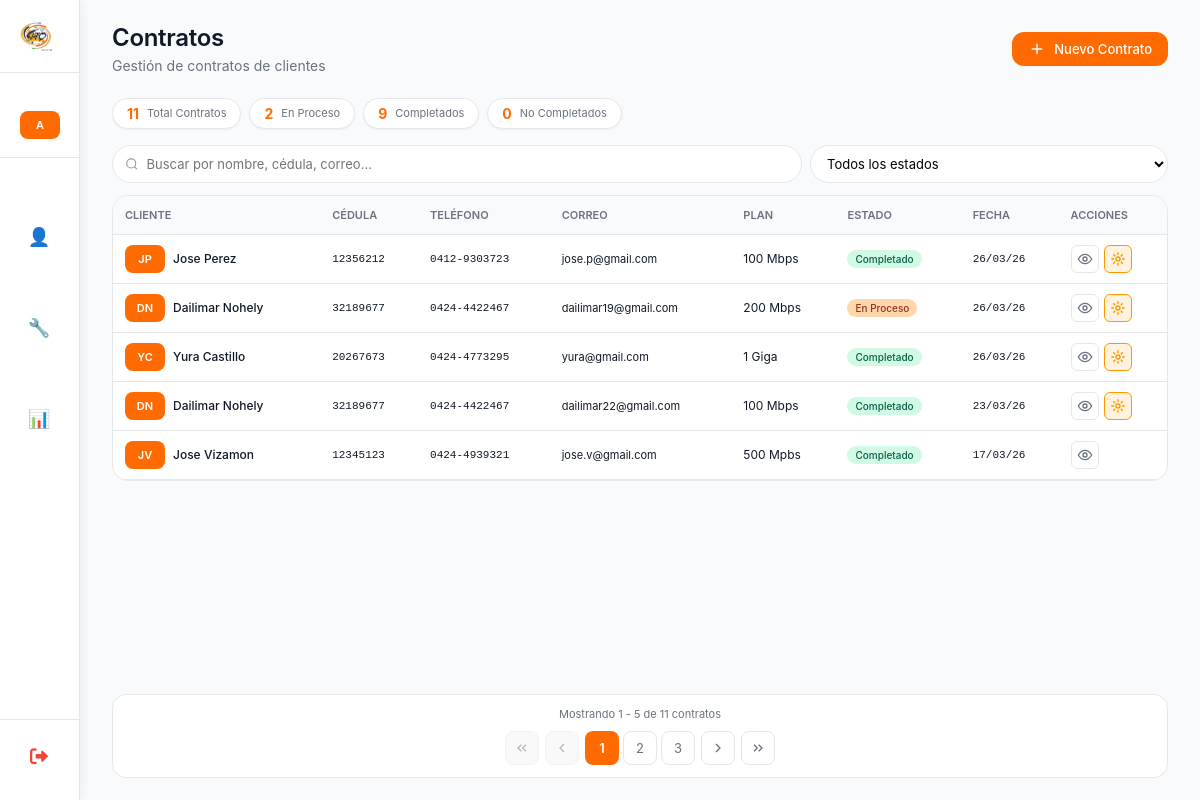
The page /lista_contratos/ (signed in) on the database as committed earlier.
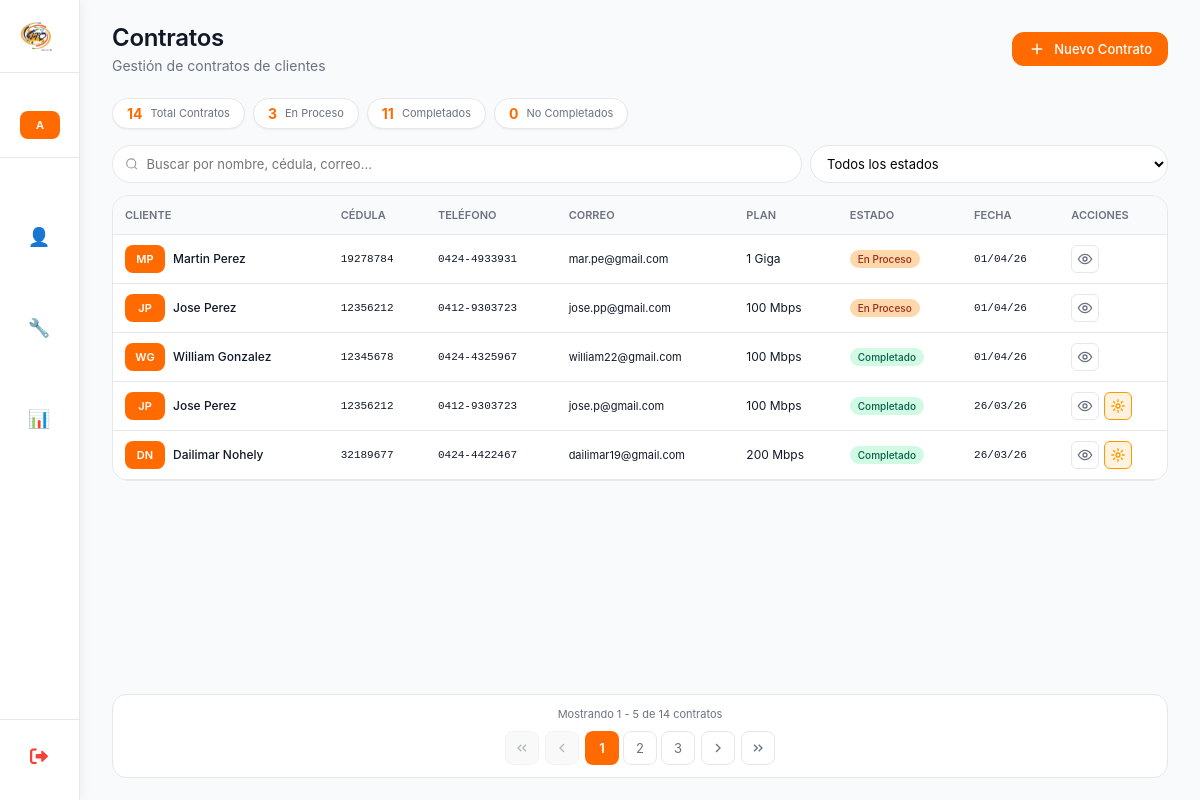
The same page on the database as committed later.
### myapp/models.py (models this page shows, shortened)
class ContratoCliente(models.Model):
    class SimplePlusChoices(models.TextChoices):
        SI = 'SI', 'Sí'
        NO = 'NO', 'No'
    class EstadoContrato(models.TextChoices):
        EN_PROCESO = 'EN_PROCESO', 'En Proceso'
        COMPLETADO = 'COMPLETADO', 'Completado'
        NO_COMPLETADO = 'NO_COMPLETADO', 'No Completado'
    cliente_potencial = models.ForeignKey('ClientePotencial',on_delete=models.CASCADE,related_name='contratos',verbose_name="Cliente Potencial")
    otro_telefono = models.CharField(max_length=20,verbose_name="Otro Teléfono",blank=True,null=True,help_text="Teléfono adicional de contacto")
    correo_electronico = models.EmailField(verbose_name="Correo Electrónico",max_length=254,unique=True)
    direccion_detallada = models.TextField(max_length=500,verbose_name="Dirección Detallada",help_text="Calle, avenida, urbanización, casa/edificio, piso, apartamento")
    fecha_nacimiento = models.DateField(verbose_name="Fecha de Nacimiento")
    plan_contratado = models.ForeignKey(Plan,on_delete=models.PROTECT,related_name='contratos',verbose_name="Plan a Contratar")
    simple_plus = models.CharField(max_length=2,choices=SimplePlusChoices.choices,default=SimplePlusChoices.NO,verbose_name="Simple Plus",help_text="¿El cliente tiene Simple Plus?")
    modalidad_equipo = models.ForeignKey(ModalidadEquipo,on_delete=models.PROTECT,related_name='contratos',verbose_name="Modalidad del Equipo")
    punto_referencia = models.CharField(max_length=255,verbose_name="Punto de Referencia",help_text="Referencia para encontrar la ubicación")
    tipo_vivienda = models.ForeignKey(TipoVivienda,on_delete=models.PROTECT,related_name='contratos',verbose_name="Tipo de Vivienda")
    numero_casa = models.CharField(max_length=50,verbose_name="Número de Casa/Edificio",help_text="Número de la casa, edificio, apartamento")
    numero_pago_movil = models.CharField(blank=True, null=True,max_length=20,verbose_name="Número de Pago Móvil",help_text="Número de teléfono donde se realizó el pago")
    foto_pago = models.ImageField(blank=True, null=True,upload_to='pagos/',verbose_name="Foto del Pago",help_text="Captura de pantalla o foto del comprobante de pago")
    red = models.ForeignKey(Red,on_delete=models.PROTECT,related_name='contratos',verbose_name="Red")
    ods = models.CharField(max_length=50,verbose_name="ODS",blank=True,null=True,help_text="Orden de Servicio (solo administrador)")
    customer_id = models.CharField(max_length=50,verbose_name="Customer ID",blank=True,null=True,help_text="ID del cliente en el sistema (solo administrador)")
    atr = models.CharField(default="*VTC Conexiones",max_length=50,verbose_name="ATR",blank=True,null=True,help_text="ATR")
    estado = models.CharField(max_length=15,choices=EstadoContrato.choices,default=EstadoContrato.EN_PROCESO,verbose_name="Estado del Contrato")
    creado_por = models.ForeignKey(User,on_delete=models.SET_NULL,null=True,blank=True,related_name='contratos_creados',verbose_name="Creado por")
    fecha_creacion = models.DateTimeField(auto_now_add=True,verbose_name="Fecha de creación")
    fecha_actualizacion = models.DateTimeField(auto_now=True,verbose_name="Última actualización")
    class Meta:
        verbose_name = "Contrato de Cliente"
        verbose_name_plural = "Contratos de Clientes"
        ordering = ['-fecha_creacion']
        indexes = [
            models.Index(fields=['estado']),
            models.Index(fields=['fecha_creacion']),
            models.Index(fields=['correo_electronico']),
        ]

class ClientePotencial(models.Model):
    class InteresadoChoices(models.TextChoices):
        SI = 'SI', 'Sí'
        TAL_VEZ = 'TAL_VEZ', 'Tal vez'
        NO = 'NO', 'No'
    cedula = models.CharField(max_length=15,verbose_name="Cédula de Identidad",unique=True,  help_text="Ej: V-12345678, E-87654321",db_index=True)
    nombre = models.CharField(max_length=100,verbose_name="Nombre")
    apellido = models.CharField(max_length=100,verbose_name="Apellido")
    direccion = models.TextField(max_length=255,verbose_name="Dirección",blank=True,null=True)
    telefono = models.CharField(max_length=20, verbose_name="Teléfono",help_text="Ej: +58 412-1234567")
    posee_internet = models.BooleanField(default=False,verbose_name="¿Posee internet?", help_text="Marcar si ya tiene servicio de internet")
    interesado = models.CharField(max_length=10,choices=InteresadoChoices.choices,default=InteresadoChoices.TAL_VEZ,verbose_name="Nivel de interés")
    observacion = models.TextField(max_length=500,verbose_name="Observaciones",blank=True,null=True,help_text="Notas adicionales sobre el cliente")
    fecha_registro = models.DateField( default=datetime.date.today, verbose_name="Fecha de registro",help_text="Fecha en que se registró el cliente")
    creado_por = models.ForeignKey(User,on_delete=models.SET_NULL,  null=True,blank=True,related_name='clientes_potenciales_creados', verbose_name="Creado por",help_text="Usuario que registró este cliente")
    fecha_creacion = models.DateTimeField(auto_now_add=True,verbose_name="Fecha de creación en sistema")
    fecha_actualizacion = models.DateTimeField(auto_now=True,verbose_name="Última actualización")
    class Meta:
        verbose_name = "Cliente Potencial"
        verbose_name_plural = "Clientes Potenciales"
        ordering = ['-fecha_creacion']  # Ordenar por más recientes primero

class Plan(models.Model):
    nombre = models.CharField(max_length=100,unique=True,verbose_name="Nombre del Plan")
    activo = models.BooleanField(default=True,verbose_name="Activo")
    fecha_creacion = models.DateTimeField(
        auto_now_add=True,
        verbose_name="Fecha de creación"
    )
    class Meta:
        verbose_name = "Plan"
        verbose_name_plural = "Planes"
        ordering = ['nombre']

### myapp/views_vendedores.py (the view, shortened to what this page needs)
# urls.py: path('lista_contratos/', lista_contratos, name='lista_contratos'),
@login_required
def lista_contratos(request):
    es_admin = request.user.is_superuser or request.user.groups.filter(name='Administrador').exists()
    if es_admin:
        contratos = ContratoCliente.objects.all().select_related(
            'cliente_potencial', 'creado_por', 'plan_contratado'
        )
        vendedores = User.objects.filter(is_active=True).order_by('username')
    else:
        contratos = ContratoCliente.objects.filter(creado_por=request.user).select_related(
            'cliente_potencial', 'plan_contratado'
        )
        vendedores = []
    estado = request.GET.get('estado', '')
    if estado:
        contratos = contratos.filter(estado=estado)
    busqueda = request.GET.get('busqueda', '')
    vendedor_id = request.GET.get('vendedor', '')
    if vendedor_id and es_admin:
        contratos = contratos.filter(creado_por_id=vendedor_id)
    paginator = Paginator(contratos, 5)
    page = request.GET.get('page')
    page_obj = paginator.get_page(page)
    total_contratos = contratos.count()
    en_proceso = contratos.filter(estado='EN_PROCESO').count()
    completados = contratos.filter(estado='COMPLETADO').count()
    no_completados = contratos.filter(estado='NO_COMPLETADO').count()
    context = {
        'page_obj': page_obj,
        'total_contratos': total_contratos,
        'en_proceso': en_proceso,
        'completados': completados,
        'no_completados': no_completados,
        'filtro_estado': estado,
        'filtro_vendedor': vendedor_id,
        'busqueda': busqueda,
        'vendedores': vendedores,
    }
    return render(request, 'Vendedores/lista_contratos.html', context)

### myapp/templates/Vendedores/lista_contratos.html (shortened to what the changed rows need)
{% extends 'Inicio_De_Sesion/base.html' %}
{% load static %}
{% block page_title %}Contratos{% endblock %}
{% block content %}
<div class="contratos-container">
    <div class="stats-grid">
        <div class="stat-card">
            <span class="stat-value">{{ total_contratos }}</span>
            <span class="stat-label">Total Contratos</span>
        </div>
        <div class="stat-card">
            <span class="stat-value">{{ en_proceso }}</span>
            <span class="stat-label">En Proceso</span>
        </div>
        <div class="stat-card">
            <span class="stat-value">{{ completados }}</span>
            <span class="stat-label">Completados</span>
        </div>
    </div>
    <div class="contratos-scroll-wrapper">
        <div class="desktop-view">
            <div class="table-container">
                <table class="table">
                    <thead>
                        <tr>
                            <th>Cliente</th>
                            <th>Cédula</th>
                            <th>Teléfono</th>
                            <th>Correo</th>
                            <th>Plan</th>
                            <th>Estado</th>
                            <th>Fecha</th>
                            <th>Acciones</th>
                        </thead>
                    <tbody>
                        {% for contrato in page_obj %}
                        <tr>
                            <td>
                                <div class="user-cell">
                                    <span class="user-avatar">{{ contrato.cliente_potencial.nombre|first|upper }}{{ contrato.cliente_potencial.apellido|first|upper }}</span>
                                    <div>
                                        <div class="user-name">{{ contrato.cliente_potencial.nombre }} {{ contrato.cliente_potencial.apellido }}</div>
                                    </div>
                                </div>
                            </td>
                            <td class="cedula-cell">{{ contrato.cliente_potencial.cedula }}</td>
                            <td class="telefono-cell">{{ contrato.cliente_potencial.telefono }}</td>
                            <td class="email-cell">{{ contrato.correo_electronico|truncatechars:25 }}</td>
                            <td>{{ contrato.plan_contratado.nombre|truncatechars:15 }}</td>
                            <td>
                                {% if contrato.estado == 'EN_PROCESO' %}
                                <span class="badge proceso">En Proceso</span>
                                {% elif contrato.estado == 'COMPLETADO' %}
                                <span class="badge completado">Completado</span>
                                {% elif contrato.estado == 'NO_COMPLETADO' %}
                                <span class="badge no-completado">No Completado</span>
                                {% endif %}
                            </td>
                            <td class="date-cell">{{ contrato.fecha_creacion|date:"d/m/y" }}</td>
                            <td>
                                <div class="actions">
                                    <button class="action-btn" onclick="verContrato({{ contrato.id }})" title="Ver detalles">
                                        <svg width="16" height="16" viewBox="0 0 24 24" fill="none" stroke="currentColor" stroke-width="2">
                                            <circle cx="12" cy="12" r="3"/>
                                            <path d="M22 12c-2.667 4.667-6 7-10 7s-7.333-2.333-10-7c2.667-4.667 6-7 10-7s7.333 2.333 10 7z"/>
                                        </svg>
                                    </button>
                                    {% if not contrato.numero_pago_movil or not contrato.foto_pago %}
                                    <button class="action-btn pago-pendiente" onclick="abrirModalPago({{ contrato.id }})" title="Completar información de pago">
                                        <svg width="16" height="16" viewBox="0 0 24 24" fill="none" stroke="currentColor" stroke-width="2">
                                            <path d="M12 2v4M12 18v4M4.93 4.93l2.83 2.83M16.24 16.24l2.83 2.83M2 12h4M18 12h4M4.93 19.07l2.83-2.83M16.24 7.76l2.83-2.83"/>
                                            <circle cx="12" cy="12" r="3"/>
                                        </svg>
                                    </button>
                                    {% endif %}
                                </div>
                            </td>
                        </tr>
                        {% empty %}
                        <tr>
                            <td colspan="{% if es_admin %}9{% else %}8{% endif %}" class="empty">No hay contratos registrados</td>
                        </tr>
                        {% endfor %}
                    </tbody>
                </table>
            </div>
        </div>
    </div>
    {% if page_obj.has_other_pages %}
    <div class="pagination-container">
        <div class="pagination-info">
            Mostrando {{ page_obj.start_index }} - {{ page_obj.end_index }} de {{ page_obj.paginator.count }} contratos
        </div>
        <div class="pagination-controls">
            {% if page_obj.has_previous %}
            <a href="?page=1{% if busqueda %}&busqueda={{ busqueda }}{% endif %}{% if filtro_estado %}&estado={{ filtro_estado }}{% endif %}{% if filtro_vendedor %}&vendedor={{ filtro_vendedor }}{% endif %}" class="page-link" title="Primera página">
                <svg width="16" height="16" viewBox="0 0 24 24" fill="none" stroke="currentColor" stroke-width="2">
                    <path d="M11 17l-5-5 5-5M18 17l-5-5 5-5"/>
                </svg>
            </a>
            <a href="?page={{ page_obj.previous_page_number }}{% if busqueda %}&busqueda={{ busqueda }}{% endif %}{% if filtro_estado %}&estado={{ filtro_estado }}{% endif %}{% if filtro_vendedor %}&vendedor={{ filtro_vendedor }}{% endif %}" class="page-link" title="Página anterior">
                <svg width="16" height="16" viewBox="0 0 24 24" fill="none" stroke="currentColor" stroke-width="2">
                    <path d="M15 18l-6-6 6-6"/>
                </svg>
            </a>
            {% else %}
            <span class="page-link disabled">
                <svg width="16" height="16" viewBox="0 0 24 24" fill="none" stroke="currentColor" stroke-width="2">
                    <path d="M11 17l-5-5 5-5M18 17l-5-5 5-5"/>
                </svg>
            </span>
            <span class="page-link disabled">
                <svg width="16" height="16" viewBox="0 0 24 24" fill="none" stroke="currentColor" stroke-width="2">
                    <path d="M15 18l-6-6 6-6"/>
                </svg>
            </span>
            {% endif %}
            <div class="page-numbers">
                {% for num in page_obj.paginator.page_range %}
                    {% if num == page_obj.number %}
                        <span class="page-current">{{ num }}</span>
                    {% elif num > page_obj.number|add:'-3' and num < page_obj.number|add:'3' %}
                        <a href="?page={{ num }}" class="page-num">{{ num }}</a>
                    {% endif %}
                {% endfor %}
            </div>
            {% if page_obj.has_next %}
            <a href="?page={{ page_obj.next_page_number }}" class="page-link" title="Página siguiente">
                <svg width="16" height="16" viewBox="0 0 24 24" fill="none" stroke="currentColor" stroke-width="2">
                    <path d="M9 18l6-6-6-6"/>
                </svg>
            </a>
            <a href="?page={{ page_obj.paginator.num_pages }}" class="page-link" title="Última página">
                <svg width="16" height="16" viewBox="0 0 24 24" fill="none" stroke="currentColor" stroke-width="2">
                    <path d="M13 17l5-5-5-5M6 17l5-5-5-5"/>
                </svg>
            </a>
            {% endif %}
        </div>
    </div>
    {% endif %}
</div>
{% endblock %}

Rows that differ between the two databases and show on the page:
no longer on this page (row unchanged): ContratoCliente: cliente_potencial.nombre|first "Y", cliente_potencial.apellido|first "C", cliente_potencial.nombre "Yura", cliente_potencial.apellido "Castillo", cliente_potencial.cedula "20267673", cliente_potencial.telefono "0424-4773295", correo_electronico "yura@gmail.com", plan_contratado.nombre "1 Giga", estado "Completado", fecha_creacion "26/03/26"
no longer on this page (row unchanged): ContratoCliente: cliente_potencial.nombre|first "D", cliente_potencial.apellido|first "N", cliente_potencial.nombre "Dailimar", cliente_potencial.apellido "Nohely", cliente_potencial.cedula "32189677", cliente_potencial.telefono "0424-4422467", correo_electronico "dailimar22@gmail.com", plan_contratado.nombre "100 Mbps", estado "Completado", fecha_creacion "23/03/26"
no longer on this page (row unchanged): ContratoCliente: cliente_potencial.nombre|first "J", cliente_potencial.apellido|first "V", cliente_potencial.nombre "Jose", cliente_potencial.apellido "Vizamon", cliente_potencial.cedula "12345123", cliente_potencial.telefono "0424-4939321", correo_electronico "jose.v@gmail.com", plan_contratado.nombre "500 Mpbs", estado "Completado", fecha_creacion "17/03/26"
added ContratoCliente: cliente_potencial.nombre|first "M", cliente_potencial.apellido|first "P", cliente_potencial.nombre "Martin", cliente_potencial.apellido "Perez", cliente_potencial.cedula "19278784", cliente_potencial.telefono "0424-4933931", correo_electronico "mar.pe@gmail.com", plan_contratado.nombre "1 Giga", estado "En Proceso", fecha_creacion "01/04/26"
added ContratoCliente: cliente_potencial.nombre|first "J", cliente_potencial.apellido|first "P", cliente_potencial.nombre "Jose", cliente_potencial.apellido "Perez", cliente_potencial.cedula "12356212", cliente_potencial.telefono "0412-9303723", correo_electronico "jose.pp@gmail.com", plan_contratado.nombre "100 Mbps", estado "En Proceso", fecha_creacion "01/04/26"
added ContratoCliente: cliente_potencial.nombre|first "W", cliente_potencial.apellido|first "G", cliente_potencial.nombre "William", cliente_potencial.apellido "Gonzalez", cliente_potencial.cedula "12345678", cliente_potencial.telefono "0424-4325967", correo_electronico "william22@gmail.com", plan_contratado.nombre "100 Mbps", estado "Completado", fecha_creacion "01/04/26"
changed ContratoCliente "dailimar19@gmail.com": estado "En Proceso" → "Completado"
Other text that changed with them:
{{ total_contratos }}: "11" → "14"
{{ en_proceso }}: "2" → "3"
{{ completados }}: "9" → "11"
{{ page_obj.paginator.count }}: "11" → "14"
